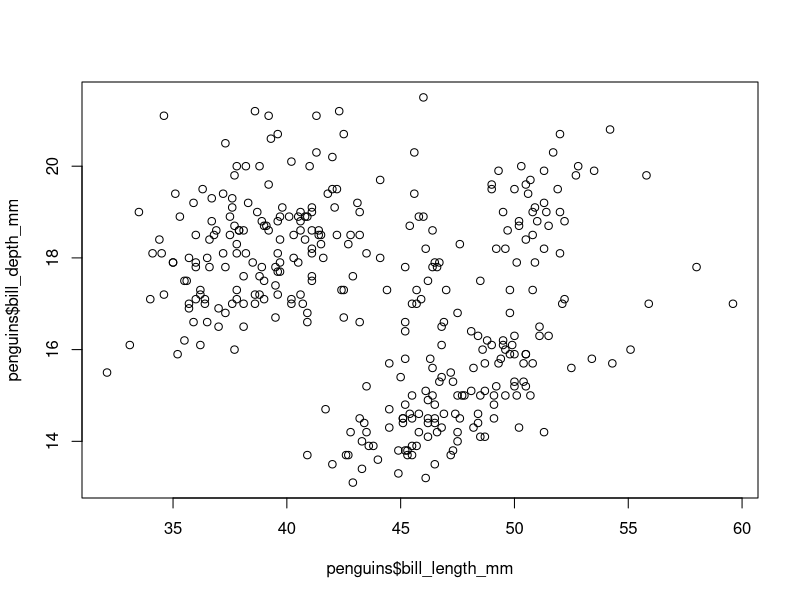
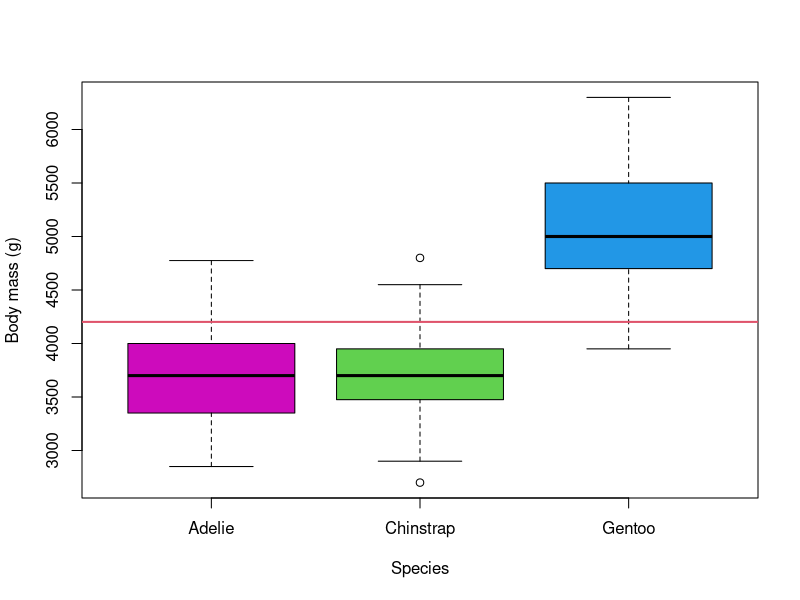
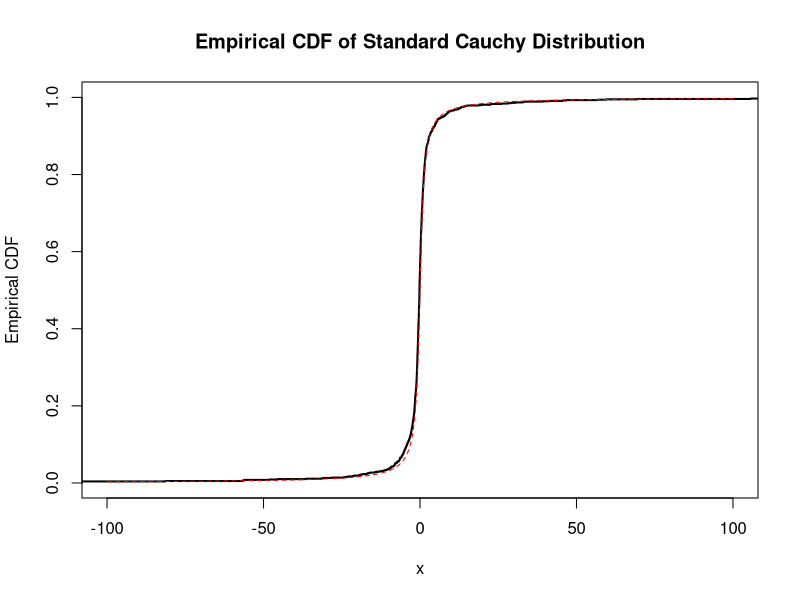

These charts were generated, in order, by the following R code:
## ---- chunk 1
knitr::opts_chunk$set(
  collapse = TRUE,
  comment = "#>"
)
include_solutions <- TRUE
## ---- chunk 2
require(rmarkdown)
require(knitr)
require(kableExtra)
require(dplyr)
require(palmerpenguins)
require(ggplot2)
# Put any library imports and other preamble here.
## ---- chunk 3
#| echo: false
plot(x = penguins$bill_length_mm, 
     y = penguins$bill_depth_mm)
## ---- chunk 4
#| results: hold
mean(penguins$body_mass_g, na.rm = TRUE)
median(penguins$body_mass_g, na.rm = TRUE)
## ---- chunk 5
#| warning: false
species_counts <- table(penguins$species)
knitr::kable(species_counts, col.names = c("Species", "Count"))
## ---- chunk 6
#| label: fig-box-plot
#| echo: false

plot(x = penguins$species, 
     y = penguins$body_mass_g, 
     ylab = "Body mass (g)", 
     xlab = "Species",
     col = c(6,3,4))
abline(h = mean(penguins$body_mass_g, na.rm = TRUE), col = 2, lwd = 2)
## ---- chunk 7

### Question 1a

generate_cauchy_samples <- function(n) {
  # Generate 'n' uniform random numbers between 0 and 1
  u <- runif(n)
  
  # Apply the inverse CDF formula to get Cauchy samples
  samples <- tan(pi * (u - 0.5))  
  return(samples)
}

num_samples = 1000

# Generate samples from the standard Cauchy distribution
cauchy_samples <- generate_cauchy_samples(num_samples)

## ---- chunk 8

### Question 1b

# Sort the samples in ascending order
sorted_samples <- sort(cauchy_samples)

# Calculate the cumulative probabilities for each sample
cumulative_probs <- (1:num_samples) / num_samples

x_values <- seq(-100, 100,  length.out = 1000)
cdf_values <- pcauchy(x_values)

# Plot the empirical CDF
plot(sorted_samples, 
     cumulative_probs, 
     type = "s", 
     xlab = "x", 
     ylab = "Empirical CDF", 
     main = "Empirical CDF of Standard Cauchy Distribution", 
     lwd = 2, lty = 1, xlim = c(-100,100))
lines(x_values, cdf_values, type = "l", 
      xlab = "x", ylab = "CDF", main = "CDF of Standard Cauchy Distribution", 
      col = 'red', lty = 2)
## ---- chunk 9

### Question 1c

calculate_ecdf <- function(x) {
    return(sum(sorted_samples <= x)/num_samples)
}

df <- data.frame(x = c(0.5, 1.0, 10.0), 
                ecdf = c(calculate_ecdf(0.5), 
                         calculate_ecdf(1.0), 
                         calculate_ecdf(10.0))
                )
kbl(df,
    caption = 'Empirical CDF', 
    label = 'ecdf',
    digits = 2) %>%
  kable_styling(
    bootstrap_options = c("striped", "hover", "condensed"),
    font_size = 12)
